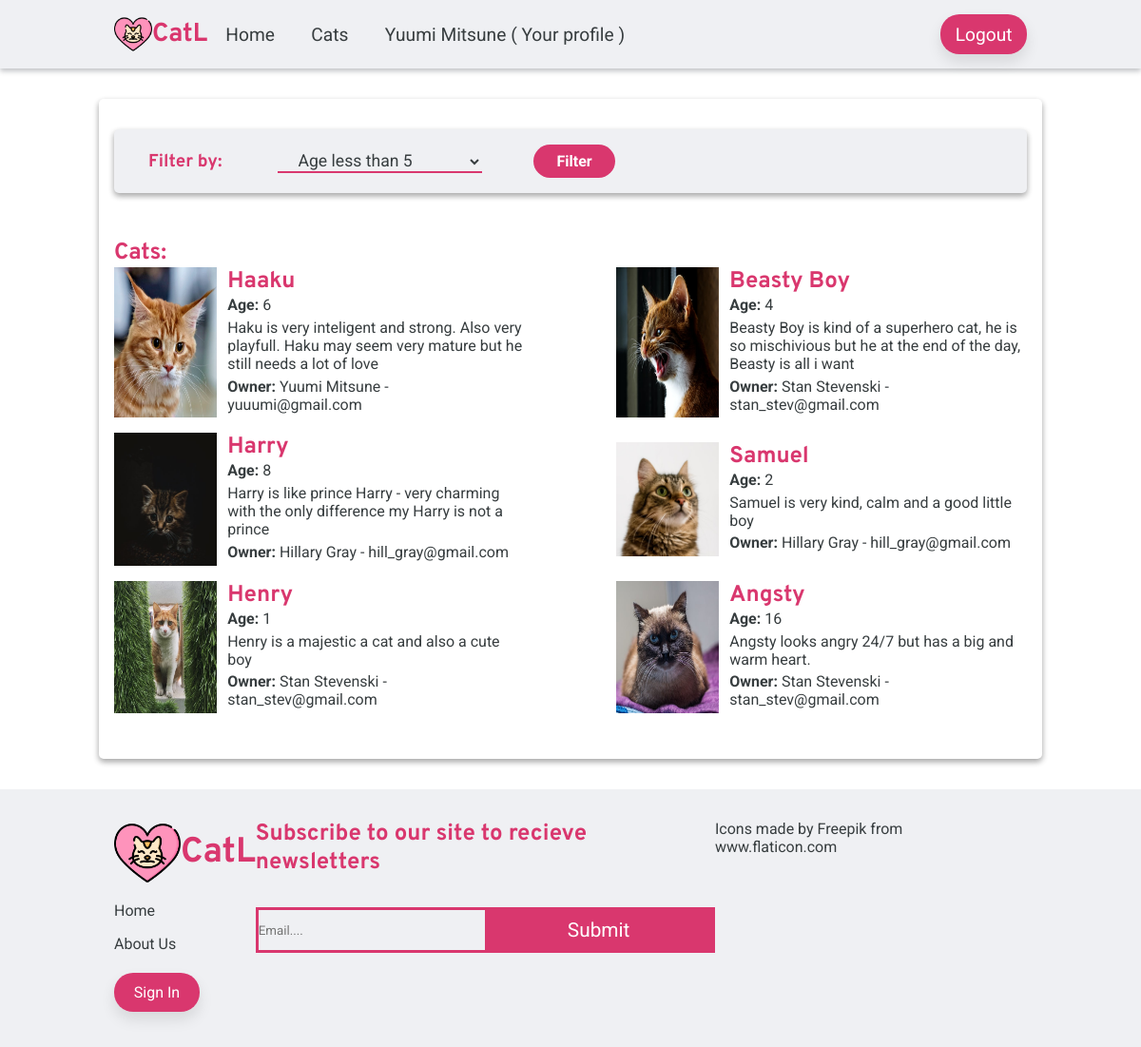
Page /cats.php (signed in) on the committed database.
### tables this page shows
CREATE TABLE `user` (
  `id` int(11) NOT NULL,
  `name` varchar(255) NOT NULL,
  `email` varchar(255) NOT NULL,
  `password` varchar(255) NOT NULL,
  `address` varchar(255) DEFAULT NULL,
  `birthday` varchar(255) DEFAULT NULL,
  `user_image` varchar(255) DEFAULT NULL,
  `isAdmin` tinyint(1) DEFAULT NULL
);

CREATE TABLE `cat` (
  `id` int(11) NOT NULL,
  `name` varchar(255) NOT NULL,
  `description` varchar(255) NOT NULL,
  `age` int(11) NOT NULL,
  `user_id` int(11) NOT NULL,
  `cat_image` varchar(255) DEFAULT NULL
);

### cats.php (the view, shortened to what this page needs)
<?php
    include("config/database-connection.php");
    $sql = "";
    if(!isset($_POST["filter-cat"])) {
        $sql = "SELECT * FROM cat";
    }
    $result = mysqli_query($connection, $sql);
    $cats = mysqli_fetch_all($result, MYSQLI_ASSOC);
?>
<!DOCTYPE html>
<html lang="en">
<head>
    <?php include("templates/links.php"); ?>
    <link rel="stylesheet" href="styles/cats.css">
</head>
<body>
    <?php include("templates/header.php"); ?>
    <?php if(isset($_SESSION["user_id"])): ?>
        <main>
            <form class="filter" action="cats.php" method="POST">
                <h3>Filter by:</h3>
                    <select name="filter-val">
                     <optgroup>
                         <option value="age-less-than-5">Age less than 5</option>
                     </optgroup>
                    </select>
                    <input type="submit" name="filter-cat" value="Filter">
            </form>
            <h2>Cats:</h2>
            <section class="cat-holder">
                <?php foreach($cats as $cat): ?>
                    <?php
                        $usr = "SELECT * FROM user WHERE id = {$cat['user_id']}";
                        $res = mysqli_query($connection, $usr);
                        $user = mysqli_fetch_assoc($res);
                    ?>
                    <article class="cat">
                    <img src="<?php echo htmlspecialchars($cat["cat_image"]); ?>" alt="">
                    <div class="information">
                        <h3><?php echo htmlspecialchars($cat["name"]); ?></h3>
                        <p><b>Age:</b> <?php echo htmlspecialchars($cat["age"]); ?></p>
                        <p><?php echo htmlspecialchars($cat["description"]); ?></p>
                        <p><b>Owner:</b>  <?php echo htmlspecialchars($user["name"]); ?> - <?php echo htmlspecialchars($user["email"]); ?></p>
                    </div>
                </article>
                <?php endforeach; ?>
            </section>
        </main>
    <?php endif; ?>
    <?php include("templates/footer.php"); ?>
</body>
</html>

### templates/header.php (shortened to what this page needs)
<?php
    include("config/database-connection.php");
    $user = '';
    if(isset($_SESSION['user_id'])) {
        $id = mysqli_real_escape_string($connection, $_SESSION['user_id']);
        $sql = "SELECT * FROM user WHERE id = $id";
        $result = mysqli_query($connection, $sql);
        $user = mysqli_fetch_assoc($result);
    }
?>
<header class="main-header">
    <div class="center">
    <nav class="main-navigation">
        <h2 id="logo">
            <img src="images/love.png" alt="logo" class="header-logo">CatL
        </h2>
        <ul class="navigation-list">
            <li><a href="index.php">Home</a></li>
            <li><a href="cats.php">Cats</a></li>
            <?php if(!empty($user)): ?>
            <li class="profile"><a href="profile.php?user=<?php echo $user["id"]; ?>" > <?php echo $user['name']; ?> (<?php if(!empty($user["isAdmin"])): ?> <?php echo "Admin" ?> <?php else: ?> <?php echo "Your profile"; ?> <?php endif; ?>)</a></li>
            <li class="logout"><a href="logout.php">Logout</a></li>
            <?php else: ?>
            <li><a href="login.php">Sign In</a></li>
            <?php endif; ?>
        </ul>
    </nav>
</div>
</header>

### styles/header.css (style rules this page uses)
.header-logo { display: inline-block; height: 40px; width: auto; }
.main-header { box-shadow: 0 3px 5px rgba(57, 63, 72, 0.3); }
#logo { display: flex; align-items: center; font-size: 1.7rem; color: #d9376e; }
.center { width: 80%; margin: 0 auto; }
.main-navigation { padding: 1em 0; display: flex; justify-content: center; align-items: center; }
.navigation-list { list-style: none; display: flex; justify-content: space-between; flex-grow: 1; }
.navigation-list li a { padding: 0.2em 1em; font-size: 1.2rem; transition: hover 1s linear; }
.navigation-list li:last-child { margin-left: auto; }
.navigation-list li:last-child a { padding: 0.5em 0.8em; background-color: #d9376e; color: white; border-radius: 20px; box-shadow: 0px 8px 15px rgba(0, 0, 0, 0.1); }

### styles/cats.css (style rules this page uses)
main { width: 80%; padding: 2em 1em; margin: 2em auto; border-radius: 5px; box-shadow: 0 3px 6px rgba(0,0,0,0.16), 0 3px 6px rgba(0,0,0,0.23); }
.filter { margin-bottom: 3em; padding: 1em 0.5em; border-radius: 5px; box-shadow: 0 3px 6px rgba(0,0,0,0.16), 0 3px 6px rgba(0,0,0,0.23); background-color: var(--bg-color); }
.filter > * { display: inline-block; margin: 0 1.5em; }
.filter select { padding: 0 1em; border: none; background-color: transparent; border-bottom: 2px solid var(--pink); font-size: 1.1rem; }
.filter input[type="submit"] { padding: 0.5em 1.5em; border: none; background-color: var(--pink); color: white; font-weight: bold; border-radius: 18px; font-size: 1rem; cursor: pointer; }
.cat-holder { display: flex; justify-content: space-between; align-items: center; flex-wrap: wrap; }
.cat { display: flex; justify-content: space-between; width: 45%; margin-bottom: 1em; }
.cat img { width: 25%; margin-right: 0.7em; }
.cat h3 { font-size: 1.5rem; }
.cat p { margin-bottom: 0.3em; }

### rows in the picture
user: name "Yuumi Mitsune"
cat: cat_image (picture), name "Haaku", age "6", description "Haku is very inteligent and strong. Also very playfull. Haku may seem very mature but he still needs a lot of love", user.name "Yuumi Mitsune", user.email "yuuumi@gmail.com"
cat: cat_image (picture), name "Beasty Boy", age "4", description "Beasty Boy is kind of a superhero cat, he is so mischivious but he at the end of the day, Beasty is all i want", user.name "Stan Stevenski", user.email "stan_stev@gmail.com"
cat: cat_image (picture), name "Harry", age "8", description "Harry is like prince Harry - very charming with the only difference my Harry is not a prince", user.name "Hillary Gray", user.email "hill_gray@gmail.com"
cat: cat_image (picture), name "Samuel", age "2", description "Samuel is very kind, calm and a good little boy", user.name "Hillary Gray", user.email "hill_gray@gmail.com"
cat: cat_image (picture), name "Henry", age "1", description "Henry is a majestic a cat and also a cute boy", user.name "Stan Stevenski", user.email "stan_stev@gmail.com"
cat: cat_image (picture), name "Angsty", age "16", description "Angsty looks angry 24/7 but has a big and warm heart.", user.name "Stan Stevenski", user.email "stan_stev@gmail.com"
